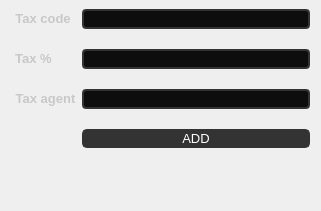
        <widget class="QWidget" name="formLayoutWidget">
         <property name="geometry">
          <rect>
           <x>10</x>
           <y>60</y>
           <width>321</width>
           <height>211</height>
          </rect>
         </property>
         <layout class="QFormLayout" name="formLayout">
          <property name="verticalSpacing">
           <number>20</number>
          </property>
          <property name="leftMargin">
           <number>15</number>
          </property>
          <property name="topMargin">
           <number>9</number>
          </property>
          <property name="bottomMargin">
           <number>9</number>
          </property>
          <item row="0" column="0">
           <widget class="QLabel" name="label_152">
            <property name="text">
             <string>&lt;html&gt;&lt;head/&gt;&lt;body&gt;&lt;p align=&quot;center&quot;&gt;&lt;span style=&quot; font-size:10pt; font-weight:600; color:#c8c8c8;&quot;&gt;Tax code&lt;/span&gt;&lt;/p&gt;&lt;/body&gt;&lt;/html&gt;</string>
            </property>
           </widget>
          </item>
          <item row="0" column="1">
           <widget class="QLineEdit" name="lineEdit_19">
            <property name="styleSheet">
             <string notr="true">QLineEdit {
	
	background-color: rgb(13, 13, 13);
	color:rgb(255,255,255);
	border:2px solid rgb(51,51,51);
	border-radius:4px;
	
}
</string>
            </property>
           </widget>
          </item>
          <item row="1" column="0">
           <widget class="QLabel" name="label_153">
            <property name="text">
             <string>&lt;html&gt;&lt;head/&gt;&lt;body&gt;&lt;p align=&quot;center&quot;&gt;&lt;span style=&quot; font-size:10pt; font-weight:600; color:#c8c8c8;&quot;&gt;Tax %&lt;/span&gt;&lt;/p&gt;&lt;/body&gt;&lt;/html&gt;</string>
            </property>
           </widget>
          </item>
          <item row="1" column="1">
           <widget class="QLineEdit" name="lineEdit_20">
            <property name="styleSheet">
             <string notr="true">QLineEdit {
	
	background-color: rgb(13, 13, 13);
	color:rgb(255,255,255);
	border:2px solid rgb(51,51,51);
	border-radius:4px;
	
}
</string>
            </property>
           </widget>
          </item>
          <item row="2" column="0">
           <widget class="QLabel" name="label_154">
            <property name="text">
             <string>&lt;html&gt;&lt;head/&gt;&lt;body&gt;&lt;p align=&quot;center&quot;&gt;&lt;span style=&quot; font-size:10pt; font-weight:600; color:#c8c8c8;&quot;&gt;Tax agent&lt;/span&gt;&lt;/p&gt;&lt;/body&gt;&lt;/html&gt;</string>
            </property>
           </widget>
          </item>
          <item row="2" column="1">
           <widget class="QLineEdit" name="lineEdit_21">
            <property name="styleSheet">
             <string notr="true">QLineEdit {
	
	background-color: rgb(13, 13, 13);
	color:rgb(255,255,255);
	border:2px solid rgb(51,51,51);
	border-radius:4px;
	
}
</string>
            </property>
           </widget>
          </item>
          <item row="4" column="1">
           <widget class="QPushButton" name="pushButton">
            <property name="font">
             <font>
              <pointsize>10</pointsize>
              <italic>false</italic>
              <bold>false</bold>
             </font>
            </property>
            <property name="styleSheet">
             <string notr="true">QPushButton {
	border: 2px solid rgb(51,51,51);
	border-radius: 5px;	
	color:rgb(255,255,255);
	background-color: rgb(51,51,51);
}
QPushButton:hover {
	border: 2px solid rgb(0,143,150);
	background-color: rgb(0,143,150);
}
QPushButton:pressed {	
	border: 2px solid rgb(0,143,150);
	background-color: rgb(51,51,51);
}

QPushButton:disabled {	
	border-radius: 5px;	
	border: 2px solid rgb(112,112,112);
	background-color: rgb(112,112,112);
}</string>
            </property>
            <property name="text">
             <string>ADD</string>
            </property>
           </widget>
          </item>
         </layout>
        </widget>
